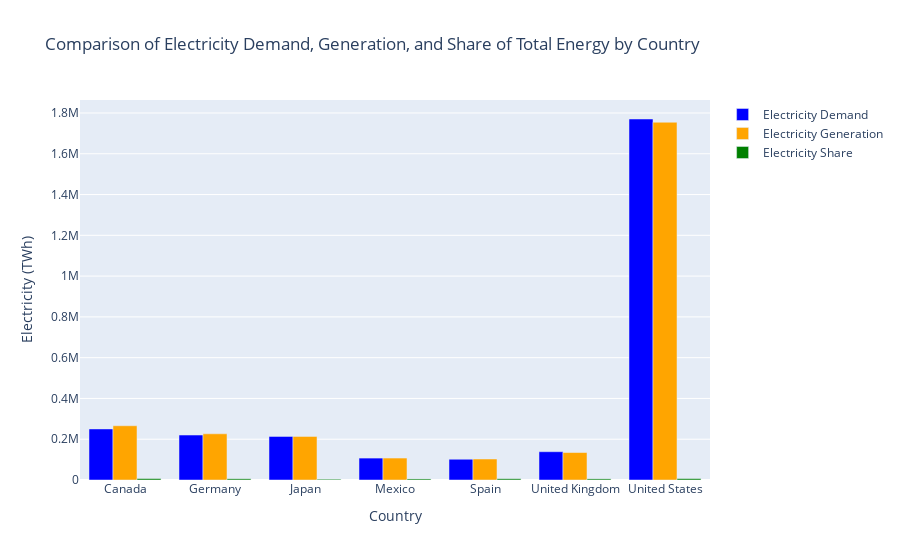

This figure's notebook cell:
### Code cell
# Filter the data for the years from 1990 to 2024
filtered_df = df_mongo[(df_mongo['year'] >= 1990) & (df_mongo['year'] <= 2024)]

# Get the top 7 countries based on electricity demand
top_countries_oil = filtered_df.groupby('country')['electricity_demand'].sum().nlargest(7).index

# Filter data for the top 7 countries based on electricity demand
top_countries_data = filtered_df[filtered_df['country'].isin(top_countries_oil)]

# Group by country and get the total consumption for each resource
grouped_data = top_countries_data.groupby('country').agg({
    'electricity_demand': 'sum',
    'electricity_generation': 'sum',
    'electricity_share_energy': 'sum'
}).reset_index()

# Create the bar plot with Plotly
fig = go.Figure()

# Add bars for each energy source
fig.add_trace(go.Bar(x=grouped_data['country'], 
                     y=grouped_data['electricity_demand'], 
                     name='Electricity Demand', 
                     marker_color='blue'))

fig.add_trace(go.Bar(x=grouped_data['country'], 
                     y=grouped_data['electricity_generation'], 
                     name='Electricity Generation', 
                     marker_color='orange'))

fig.add_trace(go.Bar(x=grouped_data['country'], 
                     y=grouped_data['electricity_share_energy'], 
                     name='Electricity Share', 
                     marker_color='green'))

# Update layout
fig.update_layout(title='Comparison of Electricity Demand, Generation, and Share of Total Energy by Country',
                  xaxis_title='Country',
                  yaxis_title='Electricity (TWh)',
                  barmode='group')

# Save the plot as an HTML file
html_filename = 'electricity_comparison_plot_plotly.html'
fig.write_html(html_filename)


# Display the plot in the Jupyter notebook
fig.show()

### Figure 1 — Plotly figure (JSON) as saved in the notebook; plotly's stock layout.template omitted (floating-point values rounded to 4 significant figures)
{"data": [{"marker": {"color": "blue"}, "name": "Electricity Demand", "type": "bar", "x": ["Canada", "Germany", "Japan", "Mexico", "Spain", "United Kingdom", "United States"], "y": [250400.0, 220400.0, 213800.0, 107500.0, 101800.0, 138700.0, 1771000.0]}, {"marker": {"color": "orange"}, "name": "Electricity Generation", "type": "bar", "x": ["Canada", "Germany", "Japan", "Mexico", "Spain", "United Kingdom", "United States"], "y": [266000.0, 226500.0, 213800.0, 107700.0, 102900.0, 134800.0, 1755000.0]}, {"marker": {"color": "green"}, "name": "Electricity Share", "type": "bar", "x": ["Canada", "Germany", "Japan", "Mexico", "Spain", "United Kingdom", "United States"], "y": [6909.0, 5844.0, 3783.0, 5153.0, 6117.0, 5505.0, 6714.0]}], "layout": {"barmode": "group", "title": {"text": "Comparison of Electricity Demand, Generation, and Share of Total Energy by Country"}, "xaxis": {"title": {"text": "Country"}}, "yaxis": {"title": {"text": "Electricity (TWh)"}}}}
